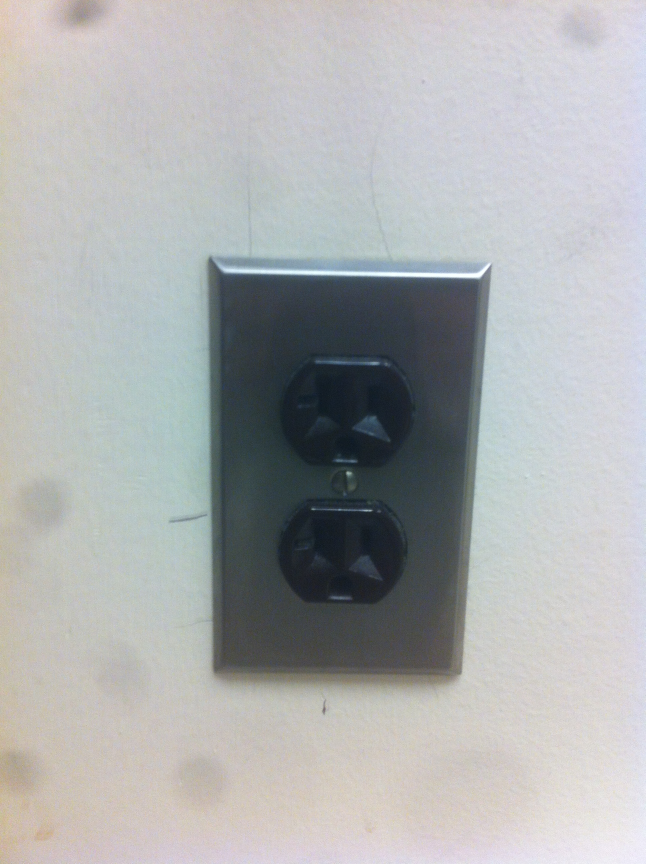
#> input picture PythonOpenCV/SocketTest.jpg, 1936 x 2592 px (shown at 1/3 size)
$ python houghLinesP.py   (Python 2 division)   (older library calls are emulated)
#> lines starting #> are read from the running program, lines starting #| are printed output that depends on the picture; after the words box and inside, x2 and y2 are one past the last pixel; in counts of white or black regions, pixels touching at a corner belong together
import cv2
import numpy as np
import sys

filename = "SocketTest.jpg"
img = cv2.imread(filename)
#> img is the input picture: shape (2592, 1936, 3); mean B, G, R 175.8, 175.2, 173.1
img = cv2.resize(img,(0,0), fx=0.3, fy=0.3)
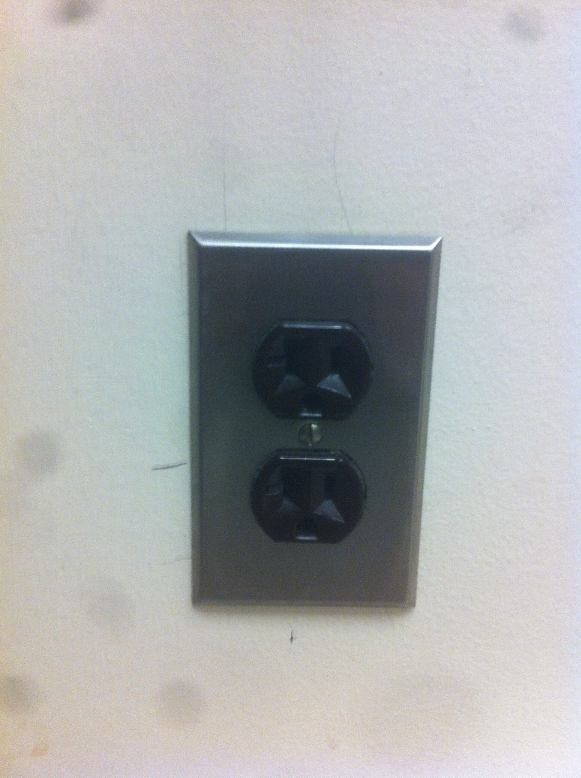
#> img: shape (778, 581, 3); mean B, G, R 175.7, 175.1, 173.1
gray = cv2.cvtColor(img,cv2.COLOR_BGR2GRAY)

ret, gray = cv2.threshold(gray, 127,255,cv2.THRESH_BINARY)
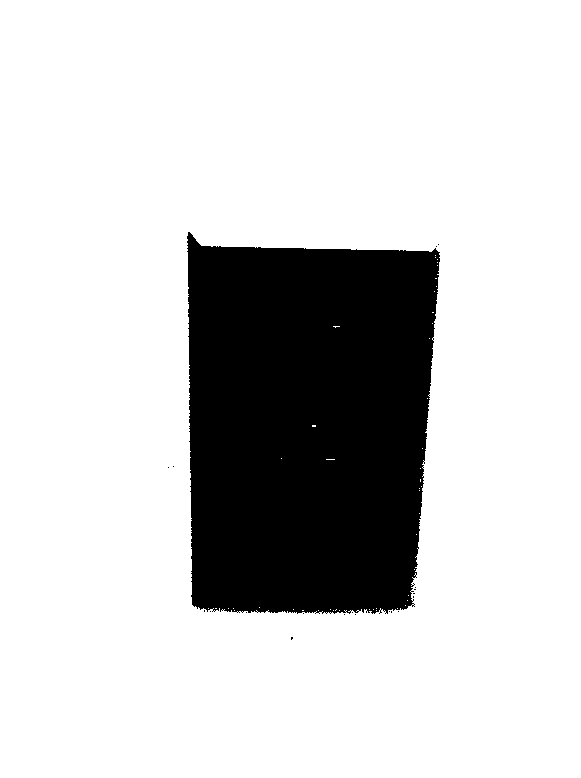
#> gray: shape (778, 581); 81% white; 20 black regions (19 under 20 px), largest, box (x1, y1, x2, y2) and area: (187, 232, 440, 614) 85880
cv2.imshow('binary',gray)
#gray = np.float32(gray)
lines = np.empty([1,4])

print(len(lines))
print(type(lines))
print(lines)

rho = 10.0
theta =1.0
minLineLength = 30.0
maxLineGap = 10.0
threshold = 300

cv2.HoughLinesP(gray,rho,theta,threshold,lines,minLineLength,maxLineGap)
print("the Hough thing ran")

dst =0;
print(len(lines))
print(type(lines))
print(lines)


i=0
while(i<1):
	x1 = np.int(np.round(lines.item((i,0))))
	#print(lines.item((i,0)))
	print("x1: "+ str(x1))
	#print(sys.getsizeof(x1))

	y1=  np.int(np.round(lines.item((i,1))))
	print("y1: "+ str(y1))

	x2=  np.int(np.round(lines.item((i,2))))
	print("x2: "+ str(x2))

	y2 = np.int(np.round(lines.item((i,3))))
	print("y2: "+ str(y2))

	cv2.line(gray,(x1,y1),(x2,y2),(140,0,255),5)
	#cv2.line(gray,(0,0),(500,500),(0,0,255),5)
        i = i+1
#> gray: shape (778, 581); under 0.01% of pixels changed, all inside (x1, y1, x2, y2) = (0, 0, 4, 4)
#> after the loop, i = 1

#result is dilated for marking the corners, not important
#dst = cv2.dilate(dst,None)

# Threshold for an optimal value, it may vary depending on the image.
#img[dst>0.01*dst.max()]=[0,0,255]

cv2.imshow('dst',gray)
if cv2.waitKey(0) & 0xff == 27:
#> (key Esc is pressed here)
    cv2.destroyAllWindows()

$ run again, with PythonOpenCV/imageWithLines.jpg copied over PythonOpenCV/SocketTest.jpg
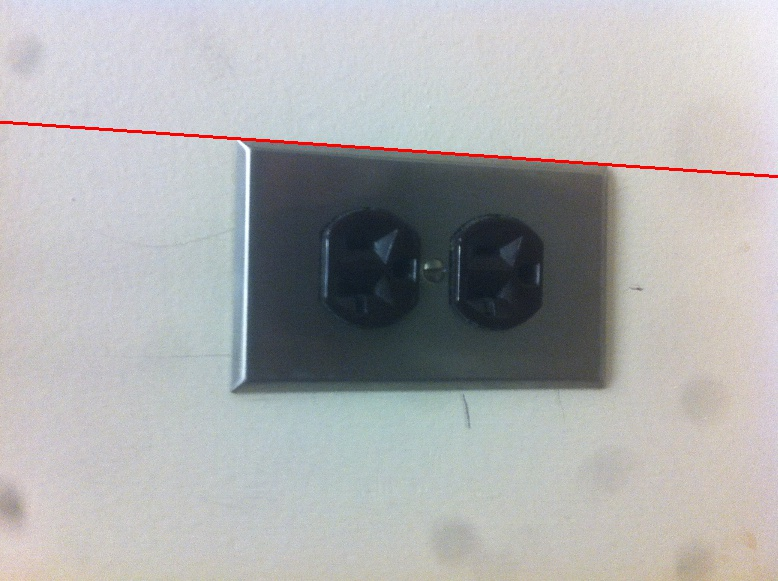
#> input picture PythonOpenCV/imageWithLines.jpg, 778 x 581 px
#> img is the input picture: shape (581, 778, 3); mean B, G, R 174.7, 174.1, 173.4
#> img: shape (174, 233, 3)
#> `gray = cv2.cvtColor(img,cv2.COLOR_BGR2GRAY)`:
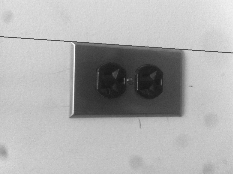
#> gray: shape (174, 233); min 23, max 252, mean 173.8
#> `ret, gray = cv2.threshold(gray, 127,255,cv2.THRESH_BINARY)`:
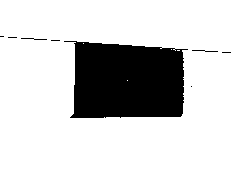
#> gray: shape (174, 233); 80.4% white; 8 black regions (5 under 20 px), largest, box (x1, y1, x2, y2) and area: (64, 41, 188, 118) 7848, (21, 38, 47, 40) 26, (192, 50, 218, 52) 26
#> after the loop `while(i<1):`: i = 1
